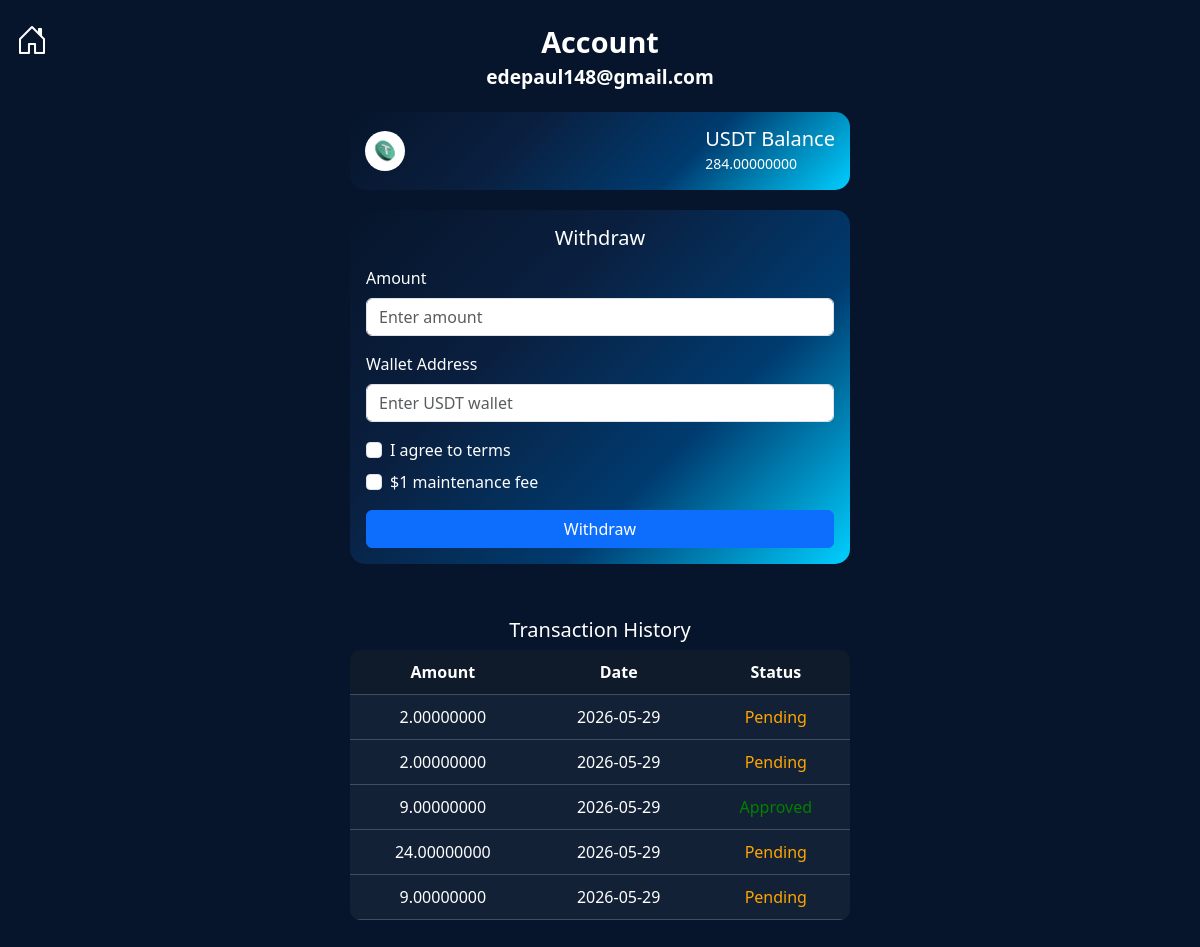
The page /Withdraw/withdraw/ (signed in) on the database its author committed.
### Account/models.py (models this page shows)
class User(AbstractBaseUser,PermissionsMixin):
    email = models.EmailField(unique=True,max_length=255)
    password = models.CharField(max_length=128)
    is_active = models.BooleanField(default=True)
    is_staff = models.BooleanField(default=False)
    date_joined = models.DateTimeField(default=timezone.now)
    USERNAME_FIELD='email'
    REQUIRED_FIELDS = []
    objects = CustomUserManager()
    def __str__(self):
        return self.email

### Swap/models.py (models this page shows, shortened)
class Swap(models.Model):
    user = models.OneToOneField(settings.AUTH_USER_MODEL, on_delete=models.CASCADE)
    ads_reward = models.ForeignKey(saveAds, on_delete=models.CASCADE, null=True, blank=True)
    total_amont = models.IntegerField(default=0, editable=False)
    swap_amount = models.DecimalField(max_digits=2000000, decimal_places=8, default=0.0)
    available_swaps = models.IntegerField(default=0, editable=False)
    available_swaps_amount = models.DecimalField(max_digits=20, decimal_places=8, default=0.0)
    usdt = models.DecimalField(max_digits=20, decimal_places=8, default=0.0)
    tax =models.IntegerField(default=2)
    list_display = ["user", "total_swaps","usdt"]

### Withdraw/models.py (models this page shows, shortened)
class Withdraw(models.Model):
    STATUS_CHOICES = [
        ('pending', 'Pending'),
        ('approved', 'Approved'),
        ('rejected', 'Rejected'),
    ]
    user = models.ForeignKey(settings.AUTH_USER_MODEL, on_delete=models.CASCADE,related_name='withdraws')
    total_swap = models.ForeignKey(Swap, on_delete=models.CASCADE, null=True, blank=True)
    wallet_address = models.CharField(max_length=255)
    amount = models.DecimalField(max_digits=20, decimal_places=8)
    charge =models.IntegerField(default=1)
    created_at = models.DateTimeField(auto_now_add=True)
    status = models.CharField(max_length=20,
                              choices=STATUS_CHOICES,
                                default='pending'
                                )
    paid_at = models.DateTimeField(null=True, blank=True)

### Withdraw/views.py (the view, shortened to what this page needs)
# urls.py: path('withdraw/', views.withdraw, name='withdraw')
def withdraw(request):
    user = request.user
    try:
        swap = Swap.objects.get(user=user)
    except Swap.DoesNotExist:
        messages.error(request, "Swap account not found")
        return redirect('Swap:swappage')
    balance = swap.usdt
    print("BALANCE:", balance)
    context = {
        'total_swap': balance,
        'status': Withdraw.STATUS_CHOICES,
        'withdraws': Withdraw.objects.filter(user=request.user).order_by('-created_at')
    }
    return render(request, 'withdraw.html', context)

### Withdraw/TEmplates/withdraw.html (shortened to what this page needs)
<!DOCTYPE html>
{% load static %}
<html lang="en">
<head>
    <link href="https://cdn.jsdelivr.net/npm/bootstrap@5.3.8/dist/css/bootstrap.min.css" rel="stylesheet">
    <link rel="stylesheet" href="https://cdn.jsdelivr.net/npm/bootstrap-icons@1.11.3/font/bootstrap-icons.min.css">
</head>
<body>
    <li class="nav-item" role="presentation" style="position: absolute; top: 1rem; left: 1rem; list-style: none;">
                    <a href="{% url 'Home:clam' %}" class="nav-link rounded-5 {% if request.path == '/Home/clam/' %}active{% endif %}"><i class="bi bi-house-door " style="font-size:2rem; "></i> </a></li>
<div class="page-title">
    Account
</div>
<div style="text-align:center; font-size:1.2rem;">
    <strong>
        {{user}}
    </strong>
</div>
<div class="balance-card">
    <img src="{% static "image/usdt.webp" %}" alt="">
    <div>
        <h5 class="m-0">USDT Balance</h5>
        <small>{{total_swap}}</small>
    </div>
</div>
<div class="container">
    <div class="card withdraw-card p-3">
        <h5 class="text-center mb-3" style="color: white;">Withdraw</h5>
        <form method="POST">
            <div class="mb-3">
                <label class="form-label">Amount</label>
                <input type="number" class="form-control" name="withdraw_amount" placeholder="Enter amount" required>
            </div>
            <div class="mb-3">
                <label class="form-label">Wallet Address</label>
                <input type="text" class="form-control" name="wallet_address" placeholder="Enter USDT wallet" required>
            </div>
            <div class="form-check mb-2">
                <input class="form-check-input" type="checkbox" required>
                <label class="form-check-label" style="color: white;">I agree to terms</label>
            </div>
            <div class="form-check mb-3">
                <input class="form-check-input" type="checkbox" required>
                <label class="form-check-label" style="color: white;">$1 maintenance fee</label>
            </div>
            <button class="btn btn-primary w-100">Withdraw</button>
        </form>
    </div>
</div>
<div class="table-container">
    <h5 class="text-center mt-4">Transaction History</h5>
    <table>
        <thead>
            <tr>
                <th>Amount</th>
                <th>Date</th>
                <th>Status</th>
            </tr>
        </thead>
        <tbody>
            {% for withdraw in withdraws %}
            <tr>
                <td>{{ withdraw.amount }}</td>
                <td>{{ withdraw.created_at|date:"Y-m-d" }}</td>
                <td>
                    {% if withdraw.status == 'pending' %}
                        <span style="color: orange;">Pending</span>
                    {% elif withdraw.status == 'approved' %}
                        <span style="color: green;">Approved</span>
                    {% elif withdraw.status == 'rejected' %}
                        <span style="color: red;">Rejected</span>
                    {% endif %}
                </td>
            </tr>
            {% empty %}
            <tr>
                <td colspan="3">No withdrawal history</td>
            </tr>
            {% endfor %}
        </tbody>
    </table>
</div>
</body>
</html>

### Withdraw/TEmplates/withdraw.html (style rules this page uses)
body { background: #06152B; color: white; }
.page-title { text-align:center; font-size: 1.8rem; font-weight: bold; margin-top: 20px; }
.balance-card { background: linear-gradient(135deg, #06152B, #0A1F3F, #003B6F, #00CFFF); padding: 15px; border-radius: 15px; display: flex; align-items: center; justify-content: space-between; margin: 20px auto; max-width: 500px; }
.balance-card img { width: 40px; height: 40px; border-radius: 50%; }
.withdraw-card { background: linear-gradient(135deg, #06152B, #0A1F3F, #003B6F, #00CFFF); border: none; border-radius: 15px; max-width: 500px; margin: auto; }
.form-label { color: white; }
.table-container { max-width: 500px; margin: 30px auto; overflow-x: auto; }
table { width: 100%; color: white; border-collapse: collapse; background: rgba(255,255,255,0.05); border-radius: 10px; overflow: hidden; }
th, td { padding: 10px; text-align: center; border-bottom: 1px solid rgba(255,255,255,0.2); }
th { background: rgba(0,0,0,0.2); }

### rows shown on the page
User: email "edepaul148@gmail.com"
Swap: usdt "284.00000000"
Withdraw: amount "2.00000000", created_at "2026-05-29", status "Pending"
Withdraw: amount "2.00000000", created_at "2026-05-29", status "Pending"
Withdraw: amount "9.00000000", created_at "2026-05-29", status "Approved"
Withdraw: amount "24.00000000", created_at "2026-05-29", status "Pending"
Withdraw: amount "9.00000000", created_at "2026-05-29", status "Pending"
